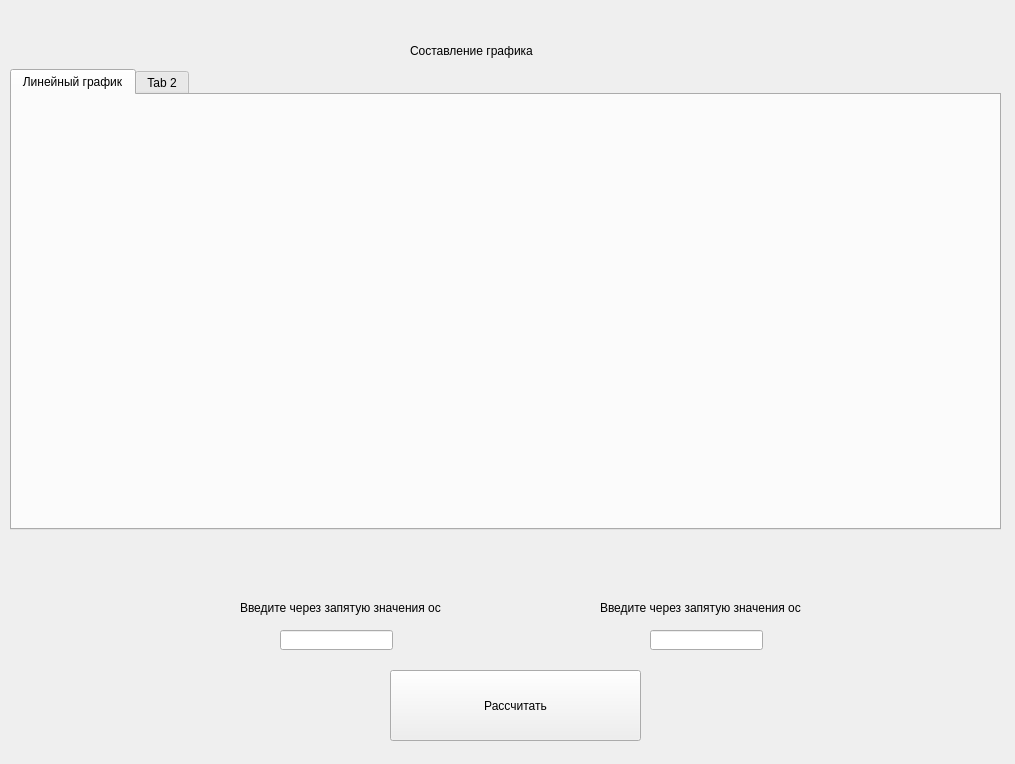
<?xml version="1.0" encoding="UTF-8"?>
<ui version="4.0">
 <class>Form</class>
 <widget class="QWidget" name="Form">
  <property name="geometry">
   <rect>
    <x>0</x>
    <y>0</y>
    <width>1015</width>
    <height>764</height>
   </rect>
  </property>
  <property name="windowTitle">
   <string>Form</string>
  </property>
  <widget class="QTabWidget" name="tabWidget">
   <property name="geometry">
    <rect>
     <x>10</x>
     <y>69</y>
     <width>991</width>
     <height>461</height>
    </rect>
   </property>
   <property name="currentIndex">
    <number>0</number>
   </property>
   <widget class="QWidget" name="tab">
    <attribute name="title">
     <string>Линейный график</string>
    </attribute>
   </widget>
   <widget class="QWidget" name="tab_2">
    <attribute name="title">
     <string>Tab 2</string>
    </attribute>
   </widget>
  </widget>
  <widget class="QLabel" name="label">
   <property name="geometry">
    <rect>
     <x>410</x>
     <y>20</y>
     <width>201</width>
     <height>61</height>
    </rect>
   </property>
   <property name="toolTip">
    <string>&lt;html&gt;&lt;head/&gt;&lt;body&gt;&lt;p align=&quot;center&quot;&gt;&lt;span style=&quot; font-size:12pt; font-weight:600;&quot;&gt;Составление графика&lt;/span&gt;&lt;/p&gt;&lt;/body&gt;&lt;/html&gt;</string>
   </property>
   <property name="styleSheet">
    <string notr="true">font: 75 12pt &quot;MS Shell Dlg 2&quot;;</string>
   </property>
   <property name="text">
    <string>Составление графика</string>
   </property>
  </widget>
  <widget class="QLabel" name="label_2">
   <property name="geometry">
    <rect>
     <x>240</x>
     <y>600</y>
     <width>201</width>
     <height>16</height>
    </rect>
   </property>
   <property name="text">
    <string>Введите через запятую значения оси X</string>
   </property>
  </widget>
  <widget class="QLabel" name="label_3">
   <property name="geometry">
    <rect>
     <x>600</x>
     <y>600</y>
     <width>201</width>
     <height>16</height>
    </rect>
   </property>
   <property name="text">
    <string>Введите через запятую значения оси Y</string>
   </property>
  </widget>
  <widget class="QLineEdit" name="yInput">
   <property name="geometry">
    <rect>
     <x>650</x>
     <y>630</y>
     <width>113</width>
     <height>20</height>
    </rect>
   </property>
  </widget>
  <widget class="QLineEdit" name="xInput">
   <property name="geometry">
    <rect>
     <x>280</x>
     <y>630</y>
     <width>113</width>
     <height>20</height>
    </rect>
   </property>
  </widget>
  <widget class="QPushButton" name="pushButton">
   <property name="geometry">
    <rect>
     <x>390</x>
     <y>670</y>
     <width>251</width>
     <height>71</height>
    </rect>
   </property>
   <property name="styleSheet">
    <string notr="true">font: 75 16pt &quot;MS Shell Dlg 2&quot;;</string>
   </property>
   <property name="text">
    <string>Рассчитать</string>
   </property>
  </widget>
 </widget>
 <resources/>
 <connections/>
</ui>
